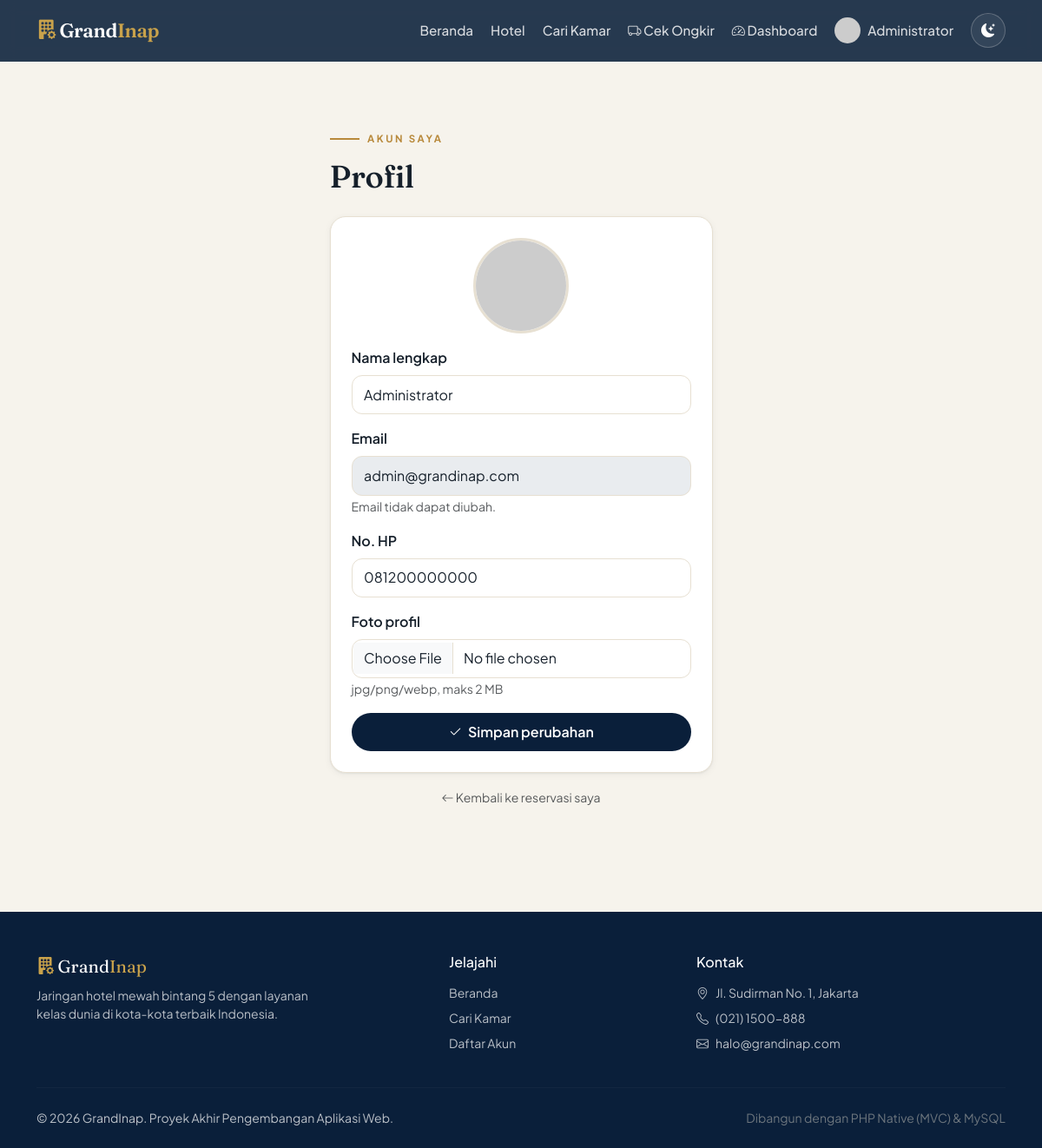
/account/profile (signed in), run on the app's committed database.
### tables this page shows
CREATE TABLE users (
    id         INT AUTO_INCREMENT PRIMARY KEY,
    name       VARCHAR(100) NOT NULL,
    email      VARCHAR(120) NOT NULL UNIQUE,
    password   VARCHAR(255) NOT NULL,          
    role       ENUM('admin','customer') NOT NULL DEFAULT 'customer',
    phone      VARCHAR(20)  DEFAULT NULL,
    photo      VARCHAR(255) DEFAULT NULL,
    created_at TIMESTAMP DEFAULT CURRENT_TIMESTAMP
);

### app/controllers/Account.php (called while the page is built, shortened)
<?php
class Account extends Controller
{
    public function profile()
    {
        $userModel = $this->model('User');
        $this->view('account/profile', [
            'title' => 'Profil Saya',
            'user'  => $userModel->findById(currentUser()['id']),
        ]);
    }
}

### app/core/Router.php (called while the page is built, shortened)
<?php
class Router
{
    private $method     = 'index';
    public function dispatch()
    {
        $url = isset($_GET['url']) ? trim($_GET['url'], '/') : '';
        $url = filter_var($url, FILTER_SANITIZE_URL);
        $parts = $url !== '' ? explode('/', $url) : [];
        unset($parts[0]);
        $controller = new $this->controller();
        if (!empty($parts[1])) {
            if (method_exists($controller, $parts[1])) {
                $this->method = $parts[1];
            } else {
                return $this->notFound("Halaman tidak ditemukan");
            }
        }
        unset($parts[1]);
        $this->params = $parts ? array_values($parts) : [];
        call_user_func_array([$controller, $this->method], $this->params);
    }
}

### index.php (called while the page is built, shortened)
<?php
require_once APPROOT . '/core/Database.php';
require_once APPROOT . '/core/helpers.php';
require_once APPROOT . '/core/Router.php';
$router = new Router();
$router->dispatch();

### app/core/helpers.php (called while the page is built, shortened)
<?php
function e($str) { return htmlspecialchars($str ?? '', ENT_QUOTES, 'UTF-8'); }
function currentUser() {
    return $_SESSION['user'] ?? null;
}
function isLoggedIn() { return isset($_SESSION['user']); }
function isAdmin()    { return isLoggedIn() && $_SESSION['user']['role'] === 'admin'; }

### app/core/Database.php (called while the page is built, shortened)
<?php
class Database
{
    private $pdo;
    private $stmt;
    public function __construct()
    {
        $dsn = 'mysql:host=' . DB_HOST . ';dbname=' . DB_NAME . ';charset=utf8mb4';
        $options = [
            PDO::ATTR_ERRMODE            => PDO::ERRMODE_EXCEPTION,
            PDO::ATTR_DEFAULT_FETCH_MODE => PDO::FETCH_OBJ,
            PDO::ATTR_EMULATE_PREPARES   => false,
        ];
        try {
            $this->pdo = new PDO($dsn, DB_USER, DB_PASS, $options);
        } catch (PDOException $e) {
            die('Koneksi database gagal: ' . $e->getMessage());
        }
    }
    public function query($sql)
    {
        $this->stmt = $this->pdo->prepare($sql);
        return $this;
    }
    public function bind($param, $value, $type = null)
    {
        if (is_null($type)) {
            switch (true) {
                case is_int($value):  $type = PDO::PARAM_INT;  break;
            }
        }
        $this->stmt->bindValue($param, $value, $type);
        return $this;
    }
    public function execute()  { return $this->stmt->execute(); }
    public function single()   { $this->execute(); return $this->stmt->fetch(); }
}

### app/models/User.php (called while the page is built, shortened)
<?php
class User
{
    private $db;
    public function __construct() { $this->db = new Database(); }
    public function findById($id)
    {
        return $this->db->query('SELECT * FROM users WHERE id = :id')
                        ->bind(':id', (int)$id)
                        ->single();
    }
}

### app/views/account/profile.php (the view)
<?php require_once APPROOT . '/views/layouts/header.php'; ?>
<div class="container py-5">
  <div class="row justify-content-center">
    <div class="col-md-6 col-lg-5">
        <div class="eyebrow mb-2">Akun Saya</div>
        <h2 class="section-title mb-4">Profil</h2>
        <div class="card p-4">
            <div class="text-center mb-3">
                <img src="<?= $user->photo ? UPLOAD_URL.'profiles/'.e($user->photo) : 'https://ui-avatars.com/api/?name='.urlencode($user->name).'&background=0A1F3A&color=fff&size=160&bold=true' ?>"
                     class="rounded-circle" width="110" height="110" style="object-fit:cover;border:3px solid var(--gi-line)" alt="Foto profil">
            </div>
            <form method="POST" enctype="multipart/form-data">
                <div class="mb-3"><label class="form-label">Nama lengkap</label>
                    <input type="text" name="name" class="form-control" value="<?= e($user->name) ?>" required></div>
                <div class="mb-3"><label class="form-label">Email</label>
                    <input type="email" class="form-control" value="<?= e($user->email) ?>" disabled>
                    <small class="text-muted">Email tidak dapat diubah.</small></div>
                <div class="mb-3"><label class="form-label">No. HP</label>
                    <input type="text" name="phone" class="form-control" value="<?= e($user->phone) ?>" placeholder="08xxxxxxxxxx"></div>
                <div class="mb-3"><label class="form-label">Foto profil</label>
                    <input type="file" name="photo" class="form-control" accept="image/*">
                    <small class="text-muted">jpg/png/webp, maks 2 MB</small></div>
                <button class="btn btn-ink w-100"><i class="bi bi-check2 me-1"></i> Simpan perubahan</button>
            </form>
        </div>
        <div class="text-center mt-3">
            <a href="<?= BASEURL ?>account" class="text-muted small"><i class="bi bi-arrow-left"></i> Kembali ke reservasi saya</a>
        </div>
    </div>
  </div>
</div>
<?php require_once APPROOT . '/views/layouts/footer.php'; ?>

### app/views/layouts/header.php (shortened to what this page needs)
<?php $flash = getFlash(); $u = $_GET['url'] ?? ''; ?>
<!DOCTYPE html>
<html lang="id" data-bs-theme="light">
<head>
    <link href="https://cdn.jsdelivr.net/npm/bootstrap@5.3.3/dist/css/bootstrap.min.css" rel="stylesheet">
    <link href="https://cdn.jsdelivr.net/npm/bootstrap-icons@1.11.3/font/bootstrap-icons.css" rel="stylesheet">
    <link href="<?= BASEURL ?>public/assets/css/app.css?v=3" rel="stylesheet">
</head>
<body data-page="<?= e(explode('/', $u)[0] ?: 'home') ?>">
<nav class="navbar navbar-expand-lg gi-nav sticky-top" aria-label="Navigasi utama">
    <div class="container">
        <a class="navbar-brand" href="<?= BASEURL ?>"><i class="bi bi-building-fill-gear" style="color:var(--gi-brass-2)"></i> Grand<span class="dot">Inap</span></a>
        <div class="collapse navbar-collapse" id="nav">
            <ul class="navbar-nav ms-auto align-items-lg-center gap-1">
                <li class="nav-item"><a class="nav-link <?= $u===''?'active':'' ?>" href="<?= BASEURL ?>"<?= $u===''?' aria-current="page"':'' ?>>Beranda</a></li>
                <li class="nav-item"><a class="nav-link <?= str_starts_with($u,'hotels')?'active':'' ?>" href="<?= BASEURL ?>hotels">Hotel</a></li>
                <li class="nav-item"><a class="nav-link <?= str_starts_with($u,'rooms')?'active':'' ?>" href="<?= BASEURL ?>rooms">Cari Kamar</a></li>
                <li class="nav-item"><a class="nav-link <?= str_starts_with($u,'ongkir')?'active':'' ?>" href="<?= BASEURL ?>ongkir"><i class="bi bi-truck"></i> Cek Ongkir</a></li>
                <?php if (isLoggedIn()): ?>
                    <?php if (isAdmin()): ?>
                        <li class="nav-item"><a class="nav-link" href="<?= BASEURL ?>dashboard"><i class="bi bi-speedometer2"></i> Dashboard</a></li>
                    <?php endif; ?>
                    <li class="nav-item dropdown">
                        <a class="nav-link dropdown-toggle d-inline-flex align-items-center gap-2" data-bs-toggle="dropdown" href="#" role="button">
                            <img src="<?= (currentUser()['photo'] ?? null) ? UPLOAD_URL.'profiles/'.e(currentUser()['photo']) : 'https://ui-avatars.com/api/?name='.urlencode(currentUser()['name']).'&background=C9A24B&color=0A1F3A&bold=true' ?>"
                                 width="30" height="30" class="rounded-circle" style="object-fit:cover" alt="">
                            <span class="d-none d-lg-inline"><?= e(currentUser()['name']) ?></span>
                        </a>
                    </li>
                <?php else: ?>
                    <li class="nav-item"><a class="nav-link" href="<?= BASEURL ?>auth/login">Masuk</a></li>
                    <li class="nav-item ms-lg-1"><a class="btn btn-gold btn-sm px-3" href="<?= BASEURL ?>auth/register">Daftar</a></li>
                <?php endif; ?>
                <li class="nav-item ms-lg-2">
                    <button class="theme-toggle" data-theme-toggle type="button" aria-label="Ganti tema terang/gelap" title="Ganti tema">
                        <i class="bi bi-moon-stars-fill"></i>
                    </button>
                </li>
            </ul>
        </div>
    </div>
</nav>
<main id="main" class="container py-4">

### public/assets/css/app.css (style rules this page uses)
:root { --gi-ink: #0A1F3A; --gi-ink-2: #102A4C; --gi-brass: #B8893B; --gi-brass-2: #C9A24B; --gi-champagne: #E7D6AE; --gi-bg: #F6F3EC; --gi-surface: #FFFFFF; --gi-surface-2: #FBF9F4; --gi-text: #16202B; --gi-muted: #5D6B79; --gi-line: #E7E0D2; --gi-radius: 18px; --gi-radius-sm: 12px; --gi-radius-pill:999px; --gi-shadow-sm: 0 1px 2px rgba(10,31,58,.06), 0 2px 8px rgba(10,31,58,.05); --gi-shadow: 0 6px 24px rgba(10,31,58,.10); --gi-shadow-lg: 0 18px 50px rgba(10,31,58,.18); --gi-ease: cubic-bezier(.22,.61,.36,1); --font-display: "Fraunces", Georgia, "Times New Roman", serif; --font-sans: "Plus Jakarta Sans", system-ui, -apple-system, Segoe UI, Roboto, sans-serif; --bs-body-bg: var(--gi-bg); --bs-body-color: var(--gi-text); --bs-body-font-family: var(--font-sans); --bs-primary: var(--gi-ink); --bs-border-color: var(--gi-line); --bs-link-color: var(--gi-brass); --bs-link-hover-color: var(--gi-ink); }
* { scroll-behavior: smooth; }
body { font-family: var(--font-sans); background: var(--gi-bg); color: var(--gi-text); -webkit-font-smoothing: antialiased; text-rendering: optimizeLegibility; }
h1,h2,h3,h4,h5,.font-display { font-family: var(--font-display); font-optical-sizing: auto; font-weight: 540; letter-spacing: -.01em; color: var(--gi-text); }
a { text-decoration: none; }
.eyebrow { display:inline-flex; align-items:center; gap:.6rem; font-family: var(--font-sans); text-transform: uppercase; letter-spacing: .22em; font-size: .72rem; font-weight: 700; color: var(--gi-brass); }
.eyebrow::before { content:""; width:34px; height:2px; background: var(--gi-brass); display:inline-block; }
.section-title { font-size: clamp(1.5rem, 1rem + 1.8vw, 2.25rem); margin:.35rem 0 0; }
.gi-nav { background: color-mix(in srgb, var(--gi-ink) 88%, transparent); backdrop-filter: saturate(140%) blur(10px); -webkit-backdrop-filter: saturate(140%) blur(10px); transition: background .35s var(--gi-ease), box-shadow .35s var(--gi-ease), padding .35s var(--gi-ease); padding-top:.85rem; padding-bottom:.85rem; }
.gi-nav .navbar-brand { font-family: var(--font-display); font-weight: 600; font-size: 1.4rem; letter-spacing: -.02em; color:#fff; }
.gi-nav .navbar-brand .dot { color: var(--gi-brass-2); }
.gi-nav .nav-link { color: rgba(255,255,255,.82) !important; font-weight: 500; font-size: .95rem; border-radius: 8px; padding:.4rem .8rem; }
.theme-toggle { width: 40px; height: 40px; border-radius: 999px; border: 1px solid rgba(255,255,255,.22); background: rgba(255,255,255,.06); color:#fff; display:inline-flex; align-items:center; justify-content:center; transition: transform .3s var(--gi-ease), background .2s; }
.btn { border-radius: var(--gi-radius-pill); font-weight: 600; padding:.62rem 1.3rem; transition: transform .15s var(--gi-ease), box-shadow .2s, background .2s; }
.btn-ink { background: var(--gi-ink); color:#fff; border:none; }
.card { background: var(--gi-surface); border: 1px solid var(--gi-line); border-radius: var(--gi-radius); box-shadow: var(--gi-shadow-sm); }
.form-control, .form-select { border-radius: var(--gi-radius-sm); border:1.5px solid var(--gi-line); background: var(--gi-surface); color: var(--gi-text); padding:.6rem .85rem; }
.form-control::placeholder { color: color-mix(in srgb, var(--gi-muted) 75%, transparent); }
label.form-label { font-weight:600; color: var(--gi-text); }
html { scroll-behavior: smooth; }
* { scrollbar-width: thin; scrollbar-color: rgba(184,137,59,.55) transparent; }
.gi-nav .nav-link { position: relative; }
.gi-nav .nav-link::after { content:""; position:absolute; left:.8rem; right:.8rem; bottom:.16rem; height:2px; background: var(--gi-brass-2); transform: scaleX(0); transform-origin:left; transition: transform .3s var(--gi-ease); border-radius:2px; }
.card { transition: box-shadow .3s var(--gi-ease), transform .3s var(--gi-ease), border-color .3s var(--gi-ease); }
.eyebrow::before { transition: width .4s var(--gi-ease); }

### data on the page
users: name "Administrator", email "admin@grandinap.com", phone "081200000000"
